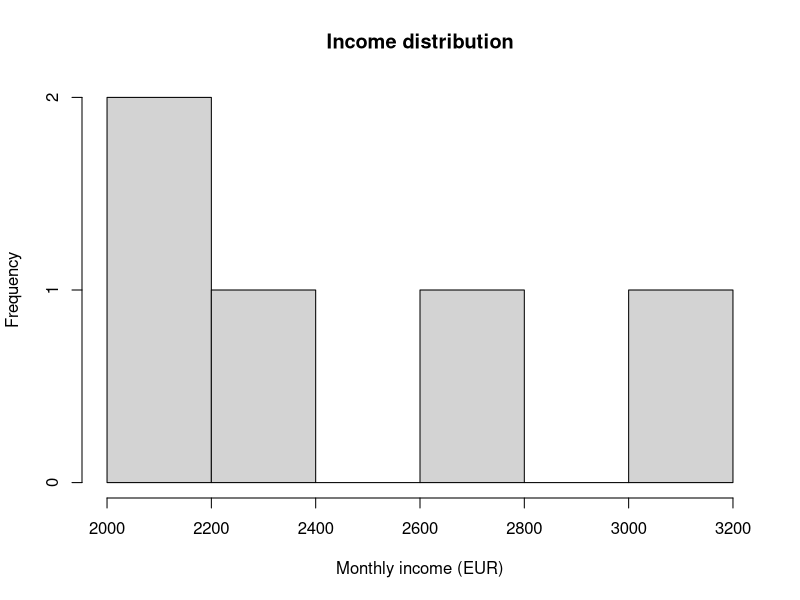
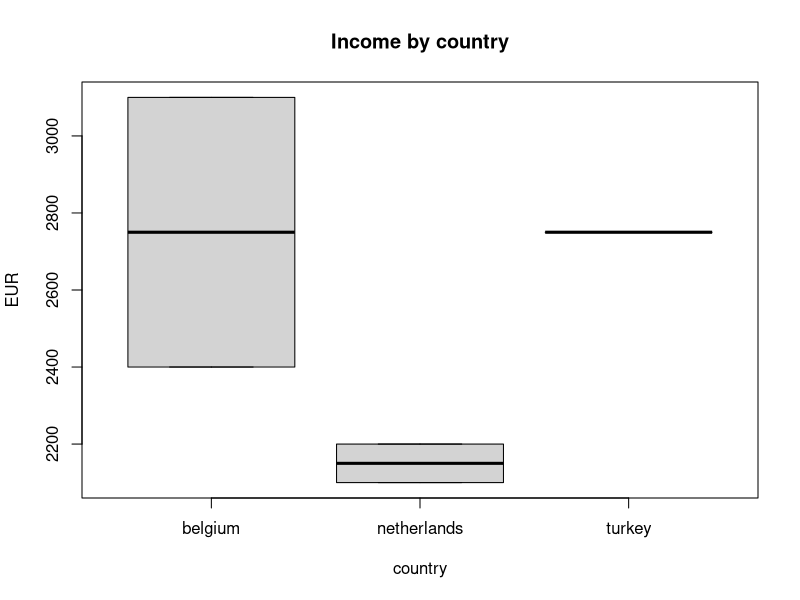
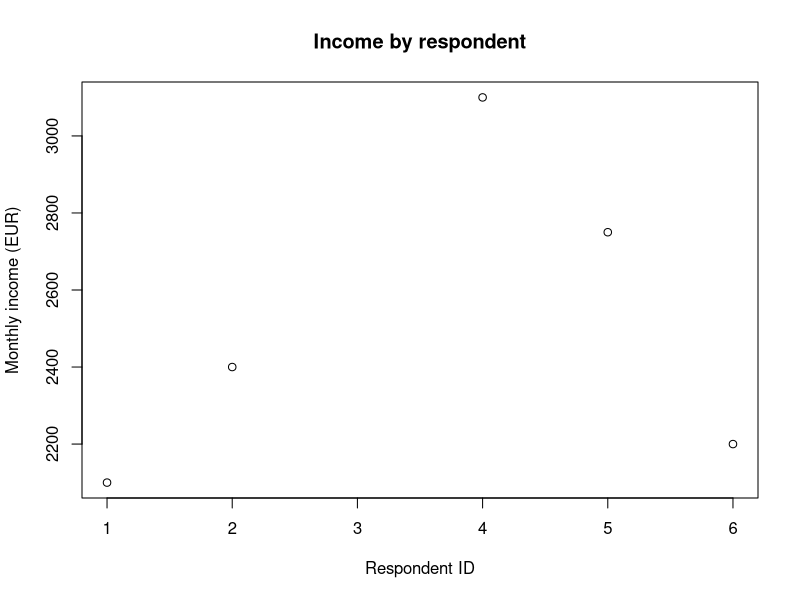

Recreate these plots in R, in order.
###############################################################################
#
#  QUANTITATIVE RESEARCH METHODS
#  Getting started with R — reference script
#
#  Leiden University College  ·  Dr. Lucie Zicha
#
#  ---------------------------------------------------------------------------
#  Nothing here is graded or submitted. 
#
#  HOW TO USE IT
#  Put your cursor on a line and press Ctrl+Enter (Windows) or Cmd+Enter (Mac).
#  The line runs in the console. Go top to bottom, and read what comes back
#  before moving on — that feedback is the point of the exercise.
#
#  Lines starting with # are comments. R ignores them; they are for you.
#
#  CONTENTS
#    1.  Best practice: how to write code you can trust
#    2.  RStudio, projects, and file paths
#    3.  Objects, vectors, and types
#    4.  Missing values
#    5.  Functions, help, and packages
#    6.  Data frames
#    7.  Importing data
#    8.  Cleaning data
#    9.  Wide and long format
#    10. Searching, sorting, and merging
#    11. Descriptives and first plots
#    12. Reading error messages
#    13. Where to go next
#
###############################################################################



###############################################################################
###############################################################################
#  1.  BEST PRACTICE: HOW TO WRITE CODE 
###############################################################################
###############################################################################

# Read this section properly. 

# --- 1.1  The script is the analysis -----------------------------------------
#
# The console is a scratchpad. It forgets anything you type in ocne you close Rstudio. 
# The script is the record of what you
# did, and it is the only thing that makes your result checkable, either by your
# supervisor, by a journal referee, or by you in three weeks when you cannot
# remember whether you dropped those seventeen cases before or after recoding.
#
# Concretely: never fix a data problem by clicking, by editing the spreadsheet,
# or by typing a one-off command into the console. Fix it with a line in the
# script. If it is not in the script, it did not happen. 
# In your submitted work, if the results cannot be replicable from your Rscript, 
# they will not be graded.
#


# --- 1.2  The reproducibility test -------------------------------------------
#
# Every R session, do this:
#
#   Session > Restart R   (Ctrl+Shift+F10 / Cmd+Shift+F10)
#   then run your whole script from line 1
#
# If it runs clean, your analysis is reproducible. If it breaks, you were
# depending on something that existed only in your Environment — an object you
# created in the console and forgot, or a package you loaded by hand, a variable
# you renamed halfway through. 
#
# Turn off workspace saving so this test is honest:
#   Tools > Global Options > General
#     - untick "Restore .RData into workspace at startup"
#     - set "Save workspace to .RData on exit" to Never
#
# Some people put rm(list = ls()) at the top of a script to clear everything.
# It is a weaker version of the same idea: it clears objects but not loaded
# packages or changed options. Restarting R is the real test.


# --- 1.3  Structure every script the same way --------------------------------
#
# A predictable shape means you can find anything in anyone's script in ten
# seconds. Use this order:
#
#   1. HEADER      what this script does, who wrote it, when, what it needs
#   2. SETUP       library() calls, options
#   3. IMPORT      read the raw data in, change nothing
#   4. CLEAN       fix variable types, recode, handle missing values, filter
#   5. EXPLORE     descriptives and plots
#   6. ANALYSE     the models
#   7. OUTPUT      tables, figures, saved objects
#
# Keep those steps separate and in that order. The most common source of a
# result nobody can reproduce is analysis code tangled up with cleaning code, so
# that nobody — including the author — can say what the sample actually was.


# --- 1.4  Section headers and the outline pane -------------------------------
#
# Any comment line ending in four or more dashes, equals signs or hashes becomes
# a foldable section in RStudio. Press Ctrl+Shift+O / Cmd+Shift+O to open the
# document outline and jump around a long script instantly.

# Example section header ------------------------------------------------------


# --- 1.5  Naming things ------------------------------------------------------
#
# Objects:
#   - lower case, words joined by underscores: gdp_per_capita, model_1
#   - name what it IS, not what type it is: turnout, not turnout_vector
#   - be consistent within a project; do not mix styles
#   - never reuse a function name: do not create objects called mean, data,
#     sum, df, c, t or T
#
# Files:
#   - no spaces, no accents, no slashes
#   - number them if order matters: 01_import.R, 02_clean.R, 03_analysis.R
#   - if you version by hand, use dates: analysis_2026-03-14.R
#     never final.R, final2.R, final_REALLY_final.R
#
 
# R is case-sensitive. Turnout, turnout and TURNOUT are three different objects.


# --- 1.6  Comment the why, not the what --------------------------------------
#
# Bad:
#   x <- x[x$age > 17, ]     # keep rows where age is over 17
#
# Good:
#   x <- x[x$age > 17, ]     # drop minors: consent was not collected for them
#
# The code already says what it does. What it cannot say is why you made that
# decision, and the why is what a reader — or a marker — needs.
#
# Write the comment as you write the line. Comments added afterwards are either
# never added or quietly wrong.


# --- 1.7  Formatting that makes problems visible ---------------------------------
#
# These are conventions, not rules R enforces, but they are near-universal:
#
#   - spaces around operators:      x <- y + 1        not   x<-y+1
#   - space after every comma:      mean(x, na.rm = TRUE)
#   - keep lines under ~80 characters; break long function calls across lines
#   - one operation per line: do not chain six things onto one line to be clever
#   - indent inside braces and function calls
#
# RStudio will do most of it for you: select code and press Ctrl+I / Cmd+I to
# reindent, or Ctrl+Shift+A / Cmd+Shift+A to reformat a selection.


# --- 1.8  Protect the raw data -----------------------------------------------
#
# The raw data file is read-only. Forever. You never edit it, never re-save it
# from Excel, never "just fix that one cell".
#
# Recommended folder layout inside your project:
#
#   QRM/
#     QRM.Rproj
#     data-raw/     downloaded files, untouched
#     data-clean/   what your cleaning script produces
#     scripts/      01_import.R, 02_clean.R, 03_analysis.R
#     output/       figures and tables
#
# Every change is stored in a script, so every change is visible, reversible and
# explainable.


# --- 1.9  Asking for help well -----------------------------------------------
#
# When you are stuck, send three things: the exact error message copied in full,
# the smallest piece of code that reproduces it, and the output of sessionInfo().
# That answers most of the follow-up questions before they are asked.
#
# Before asking, spend ten minutes: read the error, check the spelling, check
# getwd(), restart R and re-run from the top. After twenty minutes stuck, ask.
# Two hours stuck is not perseverance, it is wasted time.



###############################################################################
###############################################################################
#  2.  RSTUDIO, PROJECTS, AND FILE PATHS
###############################################################################
###############################################################################

# R is the language. RStudio is the program you write it in. You open RStudio.
#
# Four panes:
#   Source (top left)        this script. Your actual work.
#   Console (bottom left)    where code runs and results appear.
#   Environment (top right)  every object currently in memory.
#   Files/Plots (bottom right) your folder, your graphs, and the help viewer.


# --- 2.1  Make a project -----------------------------------------------------
#
# Do this once, now:
#   File > New Project > New Directory > New Project
#   Name it QRM and save it somewhere you will find again.
#
# From then on, open the project (not the file) and R starts in that folder
# automatically.

getwd()   # which folder is R looking at right now?
list.files()   # what can it see there?


# --- 2.2  Careful with setwd() --------------------------------------------------
#
# When you use:
#
#   setwd("C:/Users/lucie/Desktop/stats stuff/final2/")
#
# That path exists on exactly one computer. The script then does not work for everyone else,
# including you after you change your file organization. When working with others, it's easier to just write the
# path relative to the project folder:
#
#   read.csv("data-raw/survey.csv")
#
# Use forward slashes even on Windows. Backslashes are escape characters in R
# and "C:\data" will not work.



###############################################################################
###############################################################################
#  3.  OBJECTS, VECTORS, AND TYPES
###############################################################################
###############################################################################

# --- 3.1  R as a calculator, and the assignment arrow ------------------------

2 + 2
10 / 4
3 ^ 2
sqrt(81)

# Results printed to the console vanish. To keep one, name it with  <-
# (shortcut: Alt+- on Windows, Option+- on Mac).

n_students <- 42
n_students


# --- 3.2  Vectors ------------------------------------------------------------
#
# A vector is a sequence of values of the same type. c() combines them.

age    <- c(19, 21, 20, 22, 19, NA)
gender <- c("f", "m", "f", "nb", "m", "f")
passed <- c(TRUE, TRUE, FALSE, TRUE, TRUE, FALSE)

length(age)
class(age)
class(gender)
class(passed)

# Operations apply to the whole vector at once. No loop needed.
age * 12          # age in months
age > 20          # a logical vector: one TRUE/FALSE per element

# Useful shorthands:
1:10
seq(0, 100, by = 25)
rep("a", times = 3)


# --- 3.3  Three types of Data in R --------------------------------------------------
#
# Almost every variable in this course is stored in one of three ways. They can
# look identical when printed, but R treats them completely differently. 
#
#   NUMERIC    quantities. Arithmetic is meaningful: you can add them, average
#              them, put them in a regression. Age, income, GDP, a test score.
#
#   CHARACTER  text. R stores the characters and nothing else. It will not do
#              arithmetic on them, and it has no idea that "10" is bigger than
#              "9" — it sorts alphabetically, so "10" comes first.
#
#   FACTOR     a category from a fixed set. Underneath, R stores small integers
#              plus a lookup table of labels, called the LEVELS. This is how you
#              tell R that a variable is nominal: party, country, treatment
#              group, education level.
#
# The same three values, stored three ways:

scores_num <- c(10, 20, 30)                   # numeric: quantities
scores_chr <- c("10", "20", "30")             # character: text that looks numeric
scores_fct <- factor(c("10", "20", "30"))     # factor: category labels

class(scores_num)     # "numeric"
class(scores_chr)     # "character"
class(scores_fct)     # "factor"


# Any vector holds ONE type. If you mix types on purpose or by accident, R  converts everything to the
# most flexible one, which is usually character. This may cause issues.

mixed <- c(1, 2, "three")
class(mixed)      # "character" — the numbers are now text

# mean(mixed)     # Error: argument is not numeric or logical

as.numeric(c("1", "2", "three"))   # note the NA and the warning

# When a numeric column imports as character, do not just wrap it in
# as.numeric(). Find out what non-numeric value is in there — it is usually a
# missing-value code, a thousands separator, or a stray footnote marker.


###############################################################################
###############################################################################
#  4.  MISSING VALUES
###############################################################################
###############################################################################

# NA means "we do not know". It is not zero and not an empty string. Real
# survey data is full of it.

mean(age)                 # NA — one unknown makes the whole mean unknown
mean(age, na.rm = TRUE)   # drop missing values first

is.na(age)                # which entries are missing?
sum(is.na(age))           # how many?
mean(is.na(age))          # what proportion?

# Never write NA in quotes. "NA" is the two-letter word, not a missing value:
c(1, 2, "NA")
c(1, 2, NA)


###############################################################################
###############################################################################
#  5.  FUNCTIONS, HELP, AND PACKAGES
###############################################################################
###############################################################################

# A function takes arguments and returns something.
round(3.14159, digits = 2)

# Every function has a help page. The Arguments and Examples sections are the
# useful parts.
?round
?mean
??"standard deviation"     # search when you cannot remember the name

# Packages:
#   install.packages("name")   ONCE per computer. Downloads it.
#   library(name)              EVERY session. Loads it.
#
# Installing a package is buying the book; library() is taking it off the shelf to use.
#
# Leave install.packages() commented out in scripts you share, so it does not
# reinstall on someone else's machine every time they run your code.

# install.packages(c("readxl", "haven", "tidyr"))

# Everything in sections 1 to 6 is base R, so there is nothing to install today.
# Sections 7 and 9 mention a few packages where they genuinely help.



###############################################################################
###############################################################################
#  6.  DATA FRAMES
###############################################################################
###############################################################################

# A data frame is a table: rows are cases, columns are variables. 

survey <- data.frame(
  id     = 1:6,
  age    = age,
  gender = gender,
  passed = passed
)

survey

# LOOK AT IT BEFORE YOU ANALYSE IT. Always. Every time.
str(survey)        # structure: names, types, first values. The most useful one.
head(survey)       # first six rows
tail(survey)       # last six — often where the junk rows hide
dim(survey)        # rows, columns
nrow(survey); ncol(survey)
names(survey)      # column names
summary(survey)    # quick descriptives per column
# View(survey)     # spreadsheet-style viewer (capital V)


# --- 6.1  Getting at parts of it ---------------------------------------------

survey$age                  # one column, by name
survey[1, ]                 # first row, all columns
survey[, "age"]             # all rows, one column
survey[3, 2]                # row 3, column 2

# Filtering with a logical condition — the workhorse of data analysis.
survey[survey$age > 20, ]                  # note the comma before ]
survey[survey$gender == "f", ]             # == tests, = assigns
survey[!is.na(survey$age), ]               # ! means "not"
survey[survey$age > 19 & survey$passed, ]  # & is and, | is or

# Making a new variable is just assigning into a new column:
survey$age_group <- ifelse(survey$age < 21, "younger", "older")
survey



###############################################################################
###############################################################################
#  7.  IMPORTING DATA
###############################################################################
###############################################################################

# Getting data in correctly is half of applied quantitative work. An import
# mistake does not usually announce itself — it produces a data frame that looks
# fine and is wrong.


# --- 7.1  Before you import --------------------------------------------------
#
# Open the file in a plain text editor (Notepad, TextEdit, or RStudio's own
# editor) and look at the first few lines. You are checking:
#
#   - what separates the columns: comma, semicolon, tab?
#   - is the decimal point a . or a , ?
#   - is there a header row of variable names?
#   - are there junk rows above the header — a title, a note, a blank line?
#   - how is missing data written: blank, NA, ., 999, -99, "N/A"?
#   - are text values wrapped in quotes?
#
# DO NOT open a .csv in Excel first. Excel silently converts things that look
# like dates, drops leading zeros from ID codes and postcodes, and may rewrite
# the decimal separator when it saves. This is a genuine and common source of
# corrupted data in published research.


# --- 7.2  CSV files ----------------------------------------------------------

# The straightforward case:
# survey <- read.csv("data-raw/survey.csv")

# The arguments you will actually need:
# survey <- read.csv(
#   file             = "data-raw/survey.csv",
#   header           = TRUE,                       # first row is variable names
#   sep              = ",",                        # column separator
#   dec              = ".",                        # decimal mark
#   na.strings       = c("", "NA", "N/A", "999", "-99"),   # missing codes
#   stringsAsFactors = FALSE,                      # keep text as text
#   skip             = 0,                          # junk rows above the header
#   encoding         = "UTF-8"                     # for accented characters
# )

# European CSVs are often semicolon-separated with a comma decimal mark:
# survey <- read.csv2("data-raw/survey_nl.csv")     # shorthand for sep=";" dec=","

# Tab-separated:
# survey <- read.delim("data-raw/survey.tsv")

# na.strings is the argument students forget, and it matters most. If the
# codebook says missing income is recorded as 999999, put it in na.strings. If
# you do not, R reads it as a real salary and your mean is nonsense — with no
# error message at all.


# --- 7.3  Excel, Stata, SPSS -------------------------------------------------
#
# Replication packages very often ship .dta (Stata) or .sav (SPSS) files, so you
# will need these.

# library(readxl)
# survey <- read_excel("data-raw/survey.xlsx", sheet = 1)

# library(haven)
# survey <- read_dta("data-raw/replication.dta")    # Stata
# survey <- read_sav("data-raw/wvs.sav")            # SPSS
#
# haven keeps the variable labels and the value labels from Stata and SPSS,
# which is a large part of the codebook. Look at them:
# attributes(survey$party)$labels


# --- 7.4  R's own formats ----------------------------------------------------
#
# For saving a cleaned dataset between scripts, use RDS. It preserves types,
# factor levels and everything else exactly.

# saveRDS(survey, "data-clean/survey_clean.rds")
# survey <- readRDS("data-clean/survey_clean.rds")


# --- 7.5  Check every import -------------------------------------------------
#
# Run these four lines after every single import, without exception:
#
#   dim(survey)       do the row and column counts match the codebook?
#   str(survey)       is every variable the type it should be?
#   summary(survey)   any impossible minimum or maximum? any surprise NAs?
#   head(survey); tail(survey)   is the first row data, or a stray header?
#
# The classic silent failures:
#   - one column, not many          -> wrong sep
#   - every column is character     -> wrong dec, or a missing code like "."
#   - variable names are V1, V2     -> header = FALSE, or junk rows above
#   - names are X1st.wave etc.      -> R made illegal names legal; rename them
#   - a max of 999                  -> missing code not declared in na.strings
#   - one extra empty last column   -> trailing separator on each row



###############################################################################
###############################################################################
#  8.  CLEANING DATA
###############################################################################
###############################################################################

# Cleaning is where most of the hours go and where most of the mistakes happen.
# Do all of it in the script, in one place, before any analysis.
#
# Build a small messy dataset to practise on:

raw <- data.frame(
  id       = c(1, 2, 3, 4, 5, 5, 7),
  Country  = c("Netherlands", "netherlands ", "Belgium", "BELGIUM", "France", "France", "Germany"),
  income   = c("2100", "2400", "999999", "3100", "2750", "2750", ""),
  party    = c(1, 2, 3, 2, 1, 1, 9),
  age      = c(19, 21, 20, 220, 22, 22, 24),
  stringsAsFactors = FALSE
)
str(raw)


# --- 8.1  Look before you work with it ----------------------------------------------

summary(raw)
table(raw$Country, useNA = "ifany")   # useNA shows missings, which table() hides
table(raw$party, useNA = "ifany")


# --- 8.2  Rename columns to something you can type ---------------------------

names(raw)
names(raw)[names(raw) == "Country"] <- "country"   # rename one
# names(raw) <- c("id","country","income","party","age")   # rename all, by position
names(raw)

# Renaming all columns by position is fast and dangerous: if the column order
# ever changes, you relabel your data wrongly and nothing errors. Prefer
# renaming by name.


# --- 8.3  Whitespace and inconsistent capitalisation -------------------------
#
# "netherlands " and "Netherlands" are two different values to R, so they will
# appear as two separate categories in every table you make.

raw$country <- trimws(raw$country)            # strip leading/trailing spaces
raw$country <- tolower(raw$country)           # force to lower case
table(raw$country)                            # now four countries, not six


# --- 8.4  Missing-value codes ------------------------------------------------
#
# Best fixed at import with na.strings. If you missed it, fix it explicitly:

raw$income[raw$income == ""] <- NA
raw$income <- as.numeric(raw$income)
raw$income[raw$income == 999999] <- NA        # the codebook's missing code
summary(raw$income)

# Same for the party variable, where 9 means "refused":
raw$party[raw$party == 9] <- NA


# --- 8.5  Fixing types -------------------------------------------------------

class(raw$income)

# THE FACTOR TRAP. Converting a factor straight to numeric gives you the
# internal level codes, not the values. This is one of the nastiest silent bugs
# in R because it produces plausible-looking small integers.

f <- factor(c("10", "20", "30"))
as.numeric(f)                       # 1 2 3   <- WRONG
as.numeric(as.character(f))         # 10 20 30 <- correct

# Dates need an explicit format, or R guesses and guesses wrong:
as.Date("14/03/2026", format = "%d/%m/%Y")


# --- 8.6  Impossible values --------------------------------------------------
#
# summary() is your outlier detector. An age of 220 is a typo for 22, not a
# supercentenarian.

summary(raw$age)
raw$age[raw$age > 120] <- NA

# Decide and document: do you correct it, drop it, or set it missing? Whichever
# you choose, say so in a comment. This is exactly the kind of undocumented
# decision that makes a paper fail replication.


# --- 8.7  Duplicates ---------------------------------------------------------

duplicated(raw)             # which rows are exact repeats of an earlier row?
sum(duplicated(raw))
anyDuplicated(raw$id)       # are the ID values unique? (0 means yes)

raw[duplicated(raw$id) | duplicated(raw$id, fromLast = TRUE), ]  # see both copies

clean <- raw[!duplicated(raw), ]
nrow(raw); nrow(clean)

# Before deleting: work out WHY there are duplicates. A genuinely repeated
# respondent is a data collection problem. A row that is duplicated because a
# merge went wrong is a code problem, and deleting it hides the bug.


# --- 8.8  Recoding into categories -------------------------------------------

# Named categories from numeric codes:
clean$party <- factor(clean$party,
                      levels = c(1, 2, 3),
                      labels = c("left", "centre", "right"))
table(clean$party, useNA = "ifany")

# Binning a continuous variable:
clean$age_band <- cut(clean$age,
                      breaks = c(17, 20, 25, Inf),
                      labels = c("18-20", "21-25", "26+"))
table(clean$age_band, useNA = "ifany")

# Two-way recode:
clean$high_income <- ifelse(clean$income > 2500, 1, 0)

# Watch what ifelse() does with NA: it returns NA, which is usually right, but
# means high_income now has missings you need to account for.
table(clean$high_income, useNA = "ifany")


# --- 8.9  Factors and reference categories -----------------------------------
#
# The FIRST level of a factor is the reference category in a regression. R sorts
# levels alphabetically by default, which is almost never the category you want
# to compare everything against. Set it deliberately — this is the whole subject
# of the week 5 dummy variable reading.

levels(clean$party)
clean$party <- relevel(clean$party, ref = "centre")
levels(clean$party)


# --- 8.10  A cleaning checklist ----------------------------------------------
#
#   [ ] row and column counts match the codebook
#   [ ] every variable has the right class
#   [ ] all missing-value codes converted to NA
#   [ ] no impossible values in any summary()
#   [ ] no unintended duplicate IDs
#   [ ] category labels consistent (case, spacing, spelling)
#   [ ] factor reference categories set deliberately
#   [ ] how many cases were dropped, and why, written in a comment
#   [ ] cleaned data saved to data-clean/, raw file untouched



###############################################################################
###############################################################################
#  9.  WIDE AND LONG FORMAT
###############################################################################
###############################################################################

# --- 9.1  What the two shapes are --------------------------------------------
#
# WIDE: one row per unit, one column per time point or item.
#
#   country      gdp_2000  gdp_2010  gdp_2020
#   Netherlands     100       120       140
#   Belgium          90       105       115
#
# LONG: one row per unit-time, with the time point as its own variable.
#
#   country      year   gdp
#   Netherlands  2000   100
#   Netherlands  2010   120
#   Netherlands  2020   140
#   Belgium      2000    90
#   ...
#
# Neither is "correct" — they suit different jobs.
#
# You need LONG for: panel and time-series models, repeated-measures ANOVA,
# almost all plotting, and anything grouped by time.
#
# You need WIDE for: computing a change score between two waves, correlation
# matrices between items, and most human-readable output tables.
#
# The long shape is what is usually meant by "tidy data": one row per
# observation, one column per variable, one value per cell. Getting your data
# into that shape early makes everything downstream easier.

gdp_wide <- data.frame(
  country  = c("Netherlands", "Belgium", "France"),
  gdp_2000 = c(100, 90, 130),
  gdp_2010 = c(120, 105, 145),
  gdp_2020 = c(140, 115, 150)
)
gdp_wide


# --- 9.2  Wide to long, base R -----------------------------------------------

gdp_long <- reshape(
  gdp_wide,
  direction = "long",
  idvar     = "country",                                 # what identifies a unit
  varying   = c("gdp_2000", "gdp_2010", "gdp_2020"),     # columns to stack
  v.names   = "gdp",                                     # name for the values
  timevar   = "year",                                    # name for the time var
  times     = c(2000, 2010, 2020)                        # the actual time values
)
gdp_long <- gdp_long[order(gdp_long$country, gdp_long$year), ]
rownames(gdp_long) <- NULL
gdp_long


# --- 9.3  Long to wide, base R -----------------------------------------------

gdp_back <- reshape(
  gdp_long,
  direction = "wide",
  idvar     = "country",
  timevar   = "year",
  v.names   = "gdp"
)
gdp_back


# --- 9.4  The tidyr version --------------------------------------------------
#
# reshape() has a famously awkward interface. tidyr does the same job more
# readably, and you will see it in other people's code constantly.

# library(tidyr)
#
# gdp_long2 <- pivot_longer(
#   gdp_wide,
#   cols          = starts_with("gdp_"),
#   names_to      = "year",
#   names_prefix  = "gdp_",
#   values_to     = "gdp"
# )
# gdp_long2$year <- as.numeric(gdp_long2$year)   # names come back as character
#
# gdp_wide2 <- pivot_wider(
#   gdp_long2,
#   names_from  = year,
#   values_from = gdp,
#   names_prefix = "gdp_"
# )


# --- 9.5  What goes wrong ----------------------------------------------------
#
# 1. After pivoting to long, your time variable is character ("2000"), not
#    numeric. Sorting then goes alphabetical and any model treats year as a
#    category with one level per year. Always check class() after reshaping.
#
# 2. Going long to wide with a non-unique id/time combination. If a country-year
#    appears twice, R cannot decide which value to put in the cell, and you get
#    a warning and a mangled result. Check first:
#         sum(duplicated(gdp_long[, c("country", "year")]))
#
# 3. Row counts. Wide to long should multiply rows by the number of time points.
#    If it does not, something did not stack.

nrow(gdp_wide); nrow(gdp_long)     # 3 -> 9, as expected



###############################################################################
###############################################################################
#  10.  SEARCHING, SORTING, AND MERGING
###############################################################################
###############################################################################

people <- data.frame(
  id      = c(1, 2, 3, 4, 5, 6),
  name    = c("Ada", "Bram", "Chiara", "Dries", "Elif", "Femke"),
  country = c("netherlands", "belgium", "italy", "belgium", "turkey", "netherlands"),
  turnout = c(1, 0, 1, 1, 0, 1),
  income  = c(2100, 2400, NA, 3100, 2750, 2200),
  stringsAsFactors = FALSE
)


# --- 10.1  Finding rows ------------------------------------------------------

which(people$income > 2500)                  # positions of matching rows
people[which(people$income > 2500), ]        # the rows themselves

# which() vs plain logical subsetting: with NAs present, plain subsetting
# returns a row of all-NA for each missing value, while which() drops them.
people[people$income > 2500, ]               # note the NA row
people[which(people$income > 2500), ]        # clean

which.max(people$income)                     # position of the largest value
people$name[which.max(people$income)]        # who that is
range(people$income, na.rm = TRUE)


# --- 10.2  Matching against a list of values ---------------------------------
#
# %in% is the one to remember. It replaces long chains of == joined by |.

benelux <- c("netherlands", "belgium", "luxembourg")
people$country %in% benelux
people[people$country %in% benelux, ]
people[!people$country %in% benelux, ]       # everyone else

# subset() reads more naturally and handles NAs sensibly:
subset(people, income > 2500)
subset(people, country %in% benelux, select = c(name, turnout))


# --- 10.3  Searching text ----------------------------------------------------
#
# grepl() asks "does this string contain that pattern?" and returns TRUE/FALSE.

grepl("nether", people$country)                       # anywhere in the string
people[grepl("nether", people$country), ]

grepl("BELG", people$country, ignore.case = TRUE)     # ignore capitalisation

# A little pattern syntax goes a long way:
grepl("^be", people$country)     # ^ anchors to the start
grepl("nd$", people$country)     # $ anchors to the end
grep("a", people$name)           # grep() returns positions
grep("a", people$name, value = TRUE)   # ... or the matching values

# Searching variable NAMES rather than values — useful with a 300-column
# replication dataset when the codebook is unhelpful:
names(people)[grepl("inc", names(people))]

# Find and replace inside strings:
sub("netherlands", "the netherlands", people$country)   # first match per string
gsub("e", "E", people$name)                             # every match


# --- 10.4  Sorting -----------------------------------------------------------
#
# sort() sorts a vector. order() gives you the row order, which is what you need
# for a data frame — a very common confusion.

sort(people$income)                                  # just the values
people[order(people$income), ]                       # the whole table, sorted
people[order(-people$income), ]                      # descending
people[order(people$country, -people$income), ]      # by country, then income

# Sorting a data frame with sort() does not work and does not warn you clearly.
# Always use order() with the [row, ] form.


# --- 10.5  Merging two datasets ----------------------------------------------
#
# Replication almost always means joining files: survey responses to country
# indicators, wave 1 to wave 2, individuals to constituencies.

country_info <- data.frame(
  country = c("netherlands", "belgium", "italy", "spain"),
  eu_member = c(TRUE, TRUE, TRUE, TRUE),
  pop_m = c(17.5, 11.6, 59.0, 47.4),
  stringsAsFactors = FALSE
)

# Keep only rows that match in both (inner join):
merge(people, country_info, by = "country")

# Keep everything on the left, fill gaps with NA (left join) — usually what you
# want, because it makes non-matches visible instead of silently deleting them:
merged <- merge(people, country_info, by = "country", all.x = TRUE)
merged

# CHECK EVERY MERGE. Three things, every time:
nrow(people); nrow(merged)                    # 1. did the row count change?
sum(is.na(merged$pop_m))                      # 2. how many failed to match?
setdiff(people$country, country_info$country) # 3. exactly which ones, and why?

# Rows GAINED in a merge means your key is not unique on one side — every match
# gets duplicated. Rows LOST means you used an inner join and quietly deleted
# cases. Both change your sample without telling you.
#
# Most failed merges are not conceptual, they are cosmetic: "Netherlands" vs
# "netherlands", a trailing space, "UK" vs "United Kingdom". Clean the key
# variable on both sides first (section 8.3), then merge.



###############################################################################
###############################################################################
#  11.  DESCRIPTIVES AND FIRST PLOTS
###############################################################################
###############################################################################

mean(people$income, na.rm = TRUE)
median(people$income, na.rm = TRUE)
sd(people$income, na.rm = TRUE)
quantile(people$income, na.rm = TRUE)

table(people$country)                          # counts
table(people$country, people$turnout)          # cross-tabulation
prop.table(table(people$country))              # proportions
round(prop.table(table(people$country, people$turnout), margin = 1), 2)  # row %

tapply(people$income, people$country, mean, na.rm = TRUE)   # statistic per group
aggregate(income ~ country, data = people, FUN = mean)      # same, as a table

# Always plot a variable before you model it. A summary statistic can hide a
# shape that changes your conclusion completely — the point of the Wainer
# reading in week 3.

hist(people$income, main = "Income distribution", xlab = "Monthly income (EUR)")
boxplot(income ~ country, data = people, main = "Income by country", ylab = "EUR")
plot(people$id, people$income, main = "Income by respondent",
     xlab = "Respondent ID", ylab = "Monthly income (EUR)")

# Label every axis. An unlabelled plot is not a finding, it is a doodle.



###############################################################################
###############################################################################
#  12.  READING ERROR MESSAGES
###############################################################################
###############################################################################

# R's errors look hostile but are fairly specific. The ones you will meet first:
#
#   Error: object 'x' not found
#       You never created x, you misspelled it, or you capitalised it
#       differently. Also: you skipped the line that creates it. Check the
#       Environment pane for the real name.
#
#   Error: could not find function "read_excel"
#       Typo, or the package is not loaded. Did you run library() this session?
#
#   Error in file(...): cannot open the connection
#       Wrong folder or wrong filename. Check getwd() and list.files().
#
#   Error in data.frame(...): arguments imply differing number of rows
#       Your vectors are different lengths.
#
#   undefined columns selected
#       You asked for a column that does not exist — often a [ ] with the comma
#       in the wrong place.
#
#   + at the start of the console line, and nothing runs
#       R is waiting: an unclosed bracket or quotation mark. Press Esc, then
#       look for the missing ) or ".
#
# A WARNING is not an ERROR. An error means nothing ran. A warning means
# something ran but R is uneasy about it — "NAs introduced by coercion" is a
# warning, and it is telling you that data just silently became missing.
# Read your warnings.
#
# And the hardest category: code that runs fine and gives the wrong answer.
# No message will save you there. Only checking will — dim(), summary(),
# table(), and a plot.



###############################################################################
###############################################################################
#  13.  WHERE TO GO NEXT
###############################################################################
###############################################################################

# Practice worksheet: qrm_practice_spot_the_mistake.qmd
#   Broken code to diagnose and repair, with space to type your answers. Render
#   it, or open the HTML version, and work through it before seminar 2.
#
# Reference:
#   ?function_name and the Examples section at the bottom of any help page
#   RStudio cheat sheets: Help > Cheat Sheets
#   R for Data Science (free, online) for the tidyverse approach
#
# Course datasets are on the Datasets page of the course site.

sessionInfo()   # your R version and loaded packages — include this whenever you
                # ask anyone for help

###############################################################################
# End of script.
# Questions: l.zicha@luc.leidenuniv.nl
###############################################################################
